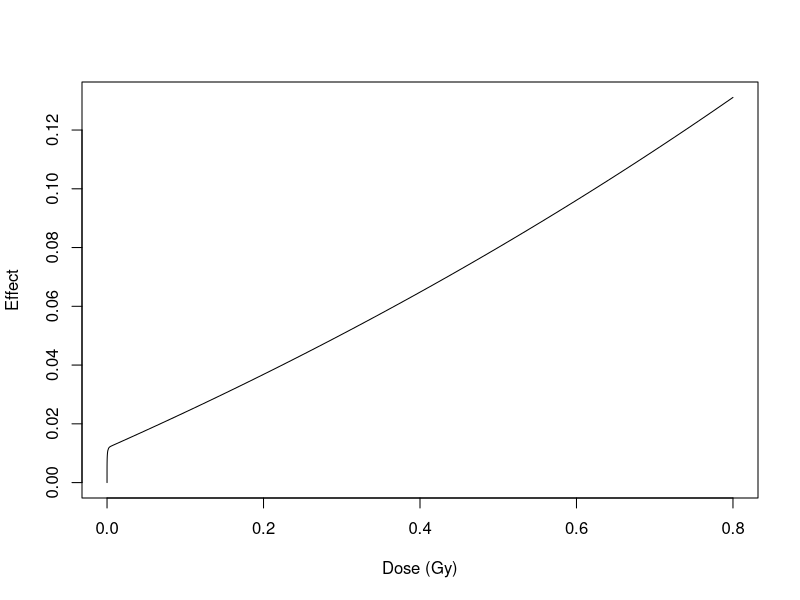
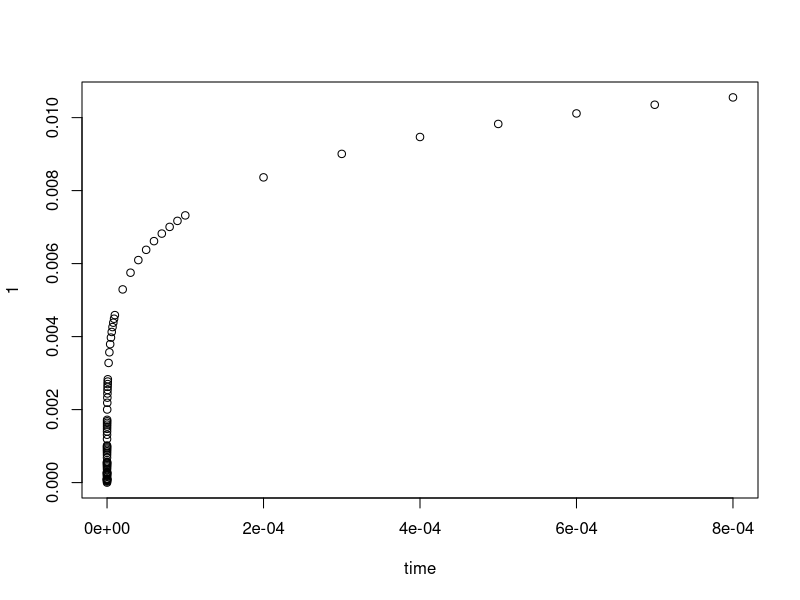

R code for these plots, in order:
## ---- chunk 1
#IDER to replace NTE2 IDER for 82-6 fibroblasts in Cacao et al. PLoS One 11(4) 2016 == "16cuc" for short  
rm(list=ls())
require(deSolve)
##Specify parameters. Units and notation mimic 16cuc; K is 6.24*H*L/d; d0 is where 16cuc has infinite slope; alph=alpha_lambda
eta0=0.00047; eta1=0.011; K=25; alph=.041; X=1.0/5;d0=0.001; L=c(77, 99,125, 175, 195, 240)# central values of fixed parameters. X is new
P0=.1802;P1=.002936; C=5#parameters to be obtained by regression, temporarily fixed by sachs, by guessing, to get examples; 
##P0+P1*L mimics P in 16cuc. C is new, replacing some stuff in 16cuc that involves exp(-H), but in a quite different way.
L=L[4] # a specific example to help guess. The above guesses seem to work pretty well for L[2],L[4], and L[6]
eta=eta0*L*exp(-eta1*L)#just as in 
dE = function(t, E, parms) {# Next line shows the slope as a sum of two terms, NTE+TE. NTE=eta*X*(1-exp(-t/d0))^(X-1)*(exp(-t/d0)/d0)
  list(eta*X*(1-exp(-t/d0))^(X-1)*(exp(-t/d0)/d0)+(K*P0/L+K*P1+alph*(1-P0-P1*L))*(1+C*E))# big advantage to just add slopes
}
yini = 0
#need small dose step size near zero where dE varies rapidly; cannot include dose=0 where dE=infinity
dose=c(as.vector(t(c(1e-12,1e-11,1e-10,1e-9,1e-8,1e-7,1e-6,1e-5,1e-4,1e-3)%o%1:9)))# is there a better way to do this? RKS
dose=c(dose, 1e-2*(1:80)) #go up to 0.8 Gy maximum in the example because there are dose points there; here dose[170]=.8      
outt = ode(yini, dose, dE, parms)
plot(outt[1:170,], xlab = "Dose (Gy)", type = "l", ylab = "Effect")#RKS
outt[170,2]
plot(outt[1:80,])# In the very low dose region NTE effects dominate. dose[80]=8 mGy=.008 Gy
#eta*(1-exp(-dose[160]/d0))^X
# dE = function(t, E, parms) {# 
#   list(eta*X*(1-exp(-t/d0)+eps)^(X-1))
# }
# yini = 0
# by= 1; dose = .0001*seq(0, 600, by =by)#RKS added step size; just for graphing or zeroing in
# outt = ode(yini, dose, dE, parms)
# plot(outt, xlab = "Dose (Gy)", type = "l", ylab = "Effect")#RKS
# yy=eta*X*(1-exp(-dose/d0)+eps)^(X-1)
# plot(dose[-1],yy[-1])
